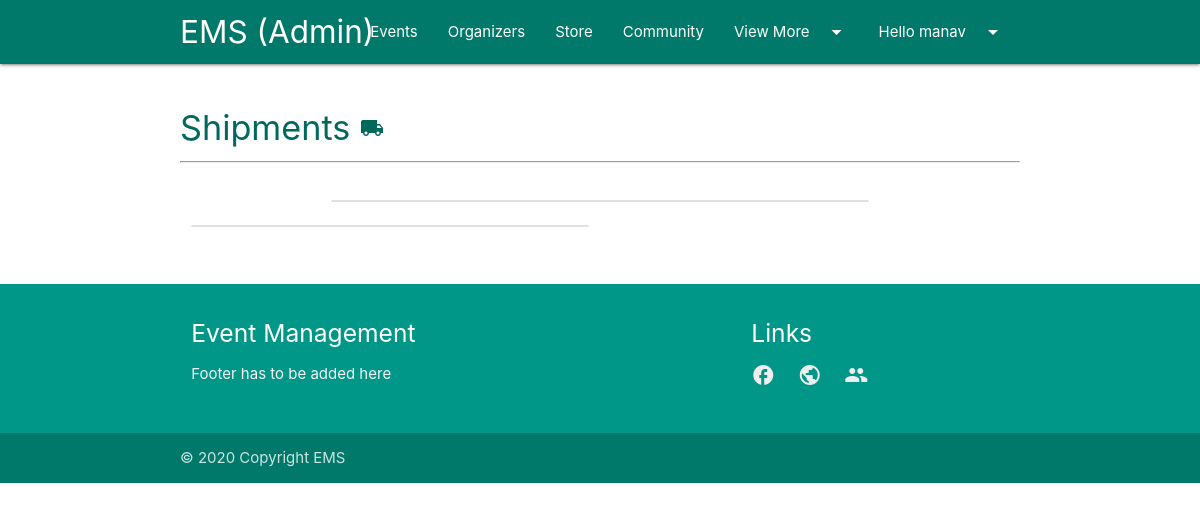
Page /shipments/ (signed in) on the earlier database version.
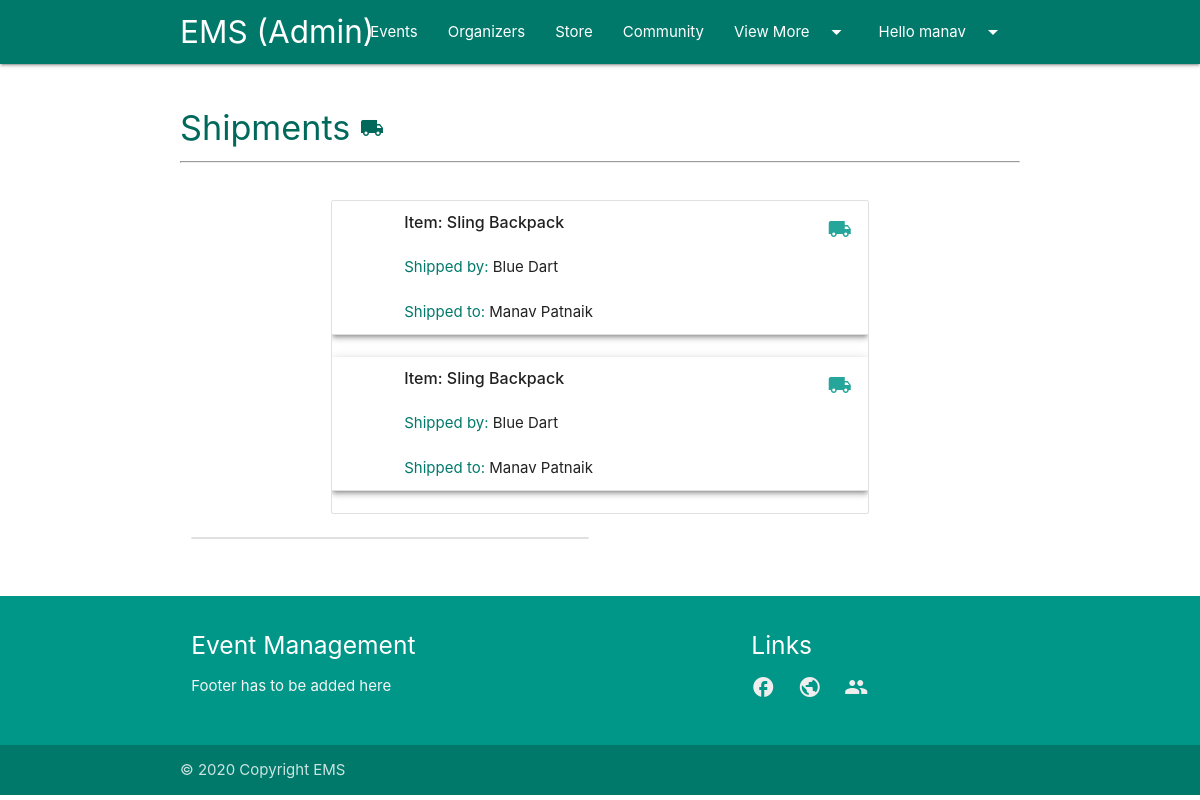
Same page on the later database version.
### ems/models.py (models this page shows, shortened)
class Shipment(models.Model):
    item = models.ForeignKey(Item, on_delete=models.CASCADE)
    shipper = models.ForeignKey(Shipper, on_delete=models.CASCADE)
    participant = models.ForeignKey(Participant, on_delete=models.CASCADE)

class Item(models.Model):
    CATEGORIES = [
        ('T-Shirt', 'T-Shirt'),
        ('Coffee Mug', 'Coffee Mug'),
        ('Stickers', 'Sticker'),
        ('Backpack', 'Backpack'),
    ]
    name = models.CharField(max_length=200)
    category = models.CharField(max_length=200, choices=CATEGORIES)
    organiser = models.ForeignKey(Organiser, max_length=200, null=True, on_delete=models.CASCADE)
    def __str__(self):
        return self.name

class Shipper(models.Model):
    name = models.CharField(max_length=200)
    location = models.CharField(max_length=200)

class Participant(models.Model):
    GENDER = [
        ('Male', 'Male'),
        ('Female', 'Female'),
        ('Other', 'Other')
    ]
    user = models.OneToOneField(User, null=True, blank=True, on_delete=models.CASCADE)
    name = models.CharField(max_length=200, null=True)
    gender = models.CharField(max_length=100, choices=GENDER, null=True)
    profile_pic = models.ImageField(null=True, blank=True, default="profile_1.png")
    dob = models.DateField(null=True)
    joined_date = models.DateField(auto_now_add=True)

### ems/views.py (the view)
# urls.py: path('shipments/', views.shipments, name='shipments'),
@login_required(login_url='login')
def shipments(request):
    shipments = Shipment.objects.all().order_by('-id')
    context = {
        'shipments': shipments
    }
    return render(request, 'ems/render/shipments.html', context)

### ems/templatetags/auth_extras.py (called while the page is built)
@register.filter(name='has_group')
def has_group(user, group_name):
    group = Group.objects.get(name=group_name)
    return True if group in user.groups.all() else False

### ems/templates/ems/render/shipments.html (shortened to what this page needs)
{% extends 'ems/main.html' %}
{% load static %}
{% load auth_extras %}
{% block content %}
<div class="container users-section">
    <br>
    <h4 class="teal-text text-darken-3">Shipments <i class="material-icons">local_shipping</i></h4>
    <hr>
    <br>
    <div class="row">
        <div class="col m8 offset-m2">
            <ul class="collection">
                {% for shipment in shipments %}
                <li class="collection-item avatar z-depth-2">
                    <span class="title"><strong>Item: {{ shipment.item }}</strong></span>
                    <p><br><span class="teal-text text-darken-2">Shipped by: </span>{{ shipment.shipper.name }}<br>
                        <br><span class="teal-text text-darken-2">Shipped to: </span> {{shipment.participant.name}}
                    </p>
                    <a href="#!" class="secondary-content"><i class="material-icons">local_shipping</i></a>
                </li>
                <br>
                {% endfor %}
            </ul>
        </div>
        <div class="col m6">
            <ul class="collection">
            </ul>
        </div>
    </div>
    <br>
</div>
{% endblock %}

Differences in the rows shown:
added Shipment: item "Sling Backpack", shipper.name "Blue Dart", participant.name "Manav Patnaik"
added Shipment: item "Sling Backpack", shipper.name "Blue Dart", participant.name "Manav Patnaik"
